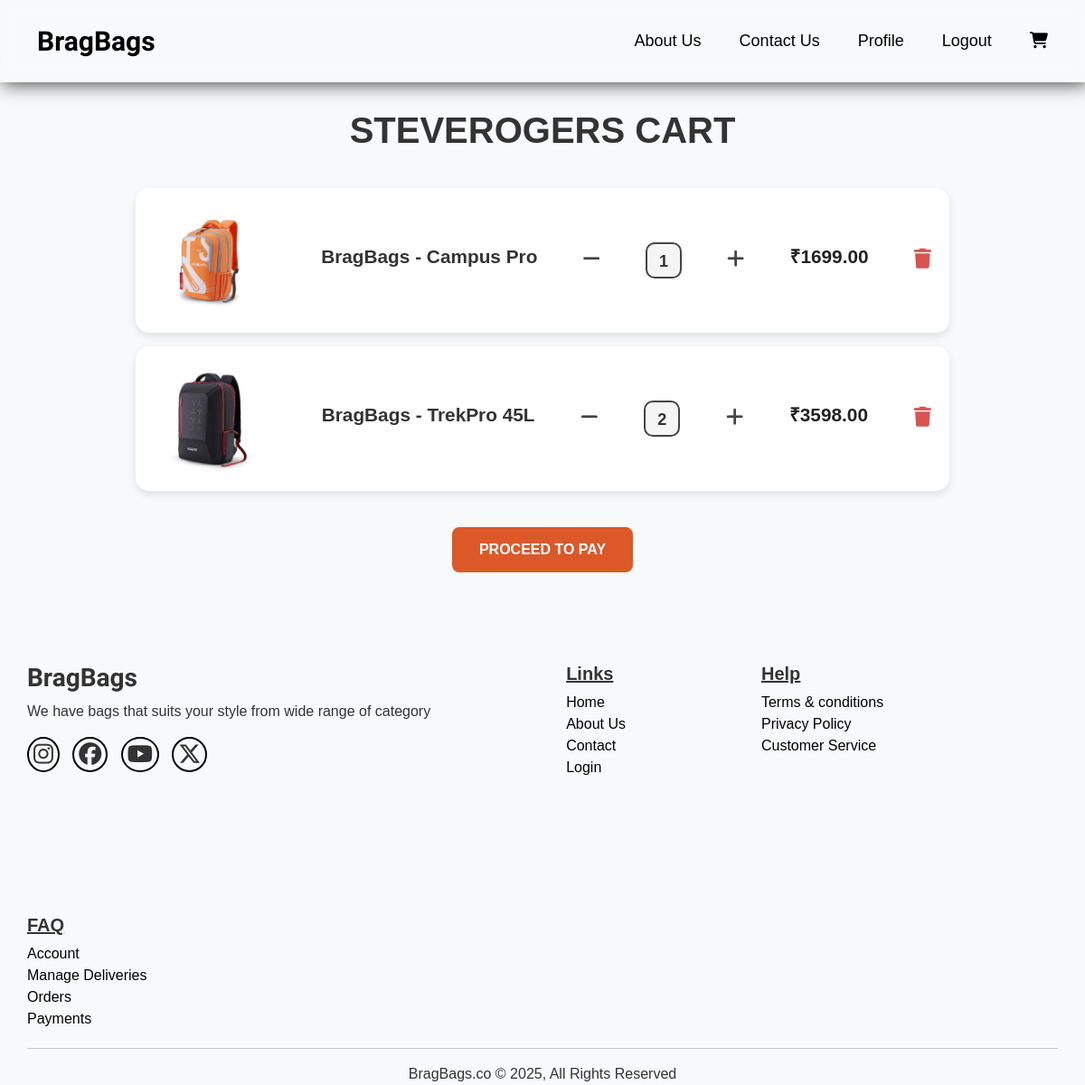
/view_cart/ (signed in), run on an earlier commit of the app's database.
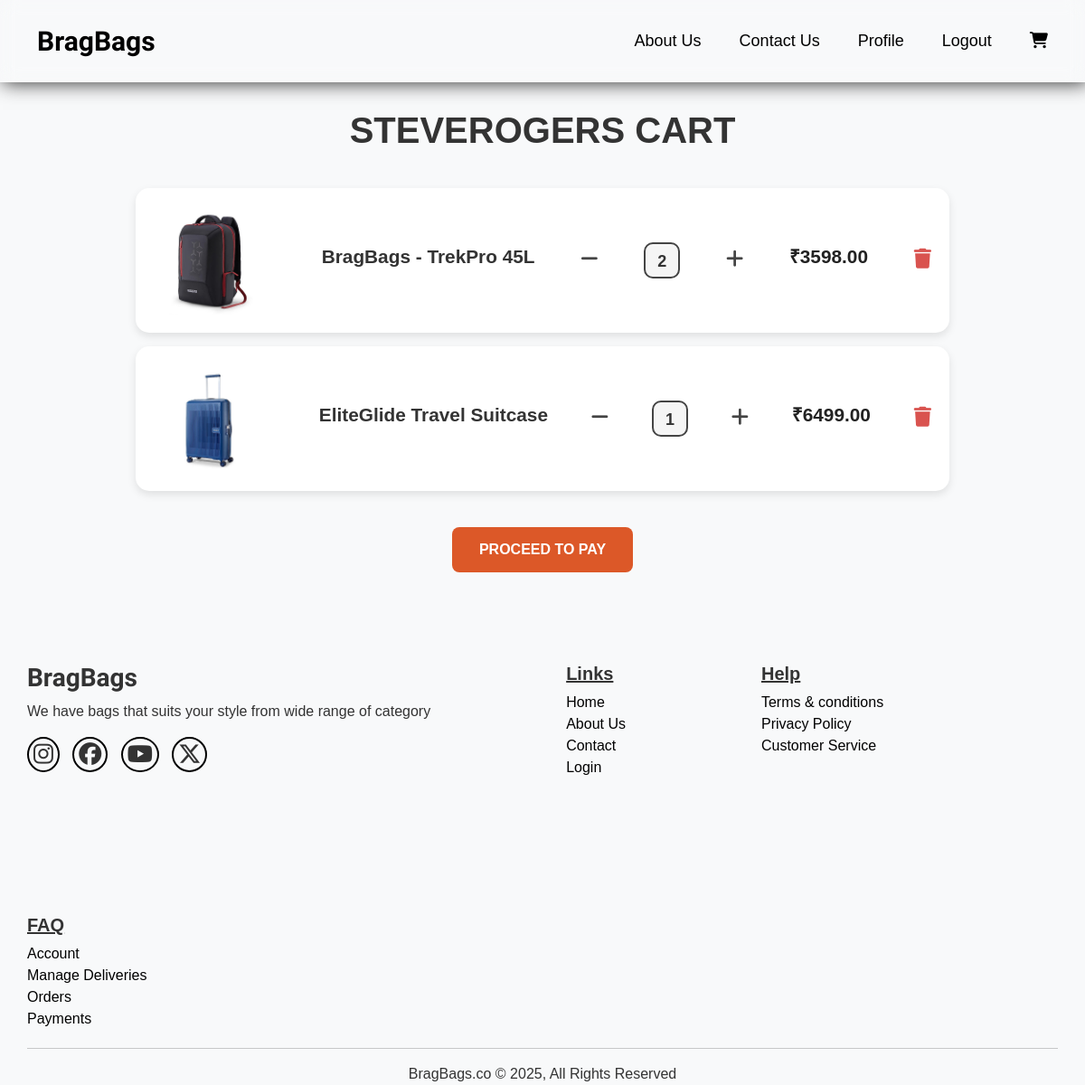
And on a later commit of the database.
### core/models.py (models this page shows, shortened)
class Cart(models.Model):
    user = models.ForeignKey(User, on_delete=models.CASCADE)
    product = models.ForeignKey(Luggage, on_delete=models.CASCADE)
    quantity = models.PositiveIntegerField(default=1)

class Luggage(models.Model):
    CATEGORY_CHOICES = [
        ('SUITCASE', 'Suitcase'),
        ('BAGPACKS', 'Bagpacks'),
        ('DUFFLE', 'Duffle'),
        ('BRIEFCASE','Briefcase')
    ]
    name = models.CharField(max_length=100)
    category = models.CharField(max_length=20, choices=CATEGORY_CHOICES)
    small_description=models.CharField(max_length=300)
    description=models.TextField()
    original_price = models.IntegerField()
    discounted_price = models.IntegerField()
    luggage_image =models.ImageField(upload_to='luggage_images', default="")

### core/views.py (the view)
# urls.py: path('view_cart/', views.view_cart, name='viewcart'),
def view_cart(request):
    if request.user.is_authenticated:
        cart_items = Cart.objects.filter(user=request.user)
        for item in cart_items:               # total price calculation
            item.total_price = item.product.discounted_price * item.quantity
        return render(request, 'core/view_cart.html', {'cart_items': cart_items})
    else:
        return redirect('login')

### core/templates/core/view_cart.html
{% extends "core/base.html" %} {% load static %} {% block content %}
<div class="main">
  <div class="viewcart_title">
    <h1>{{request.user}} Cart</h1>
  </div>
  {% for item in cart_items %}
  <div id="view_box">
    <div class="main-viewbox">
      <div class="viewcart-image">
        <img
          src="{{ item.product.luggage_image.url }}"
          alt="luggae cart image"
        />
      </div>
      <div class="viewcart-name">
        <h3>{{item.product.name}}</h3>
      </div>
      <div class="dec-counter">
        <a href="{% url "del_quantity" item.id %}"><i class="fa-solid fa-minus"></i></a>
      </div>
      <div class="qunatity_item">{{item.quantity}}</div>
      <div class="add-counter">
        <a href="{% url "add_quantity" item.id %}"><i class="fa-solid fa-plus"></i></a>
      </div>
      <div class="viewcart-price">
        <h5><strong>&#8377;{{ item.total_price|floatformat:2 }}</strong></h5>
      </div>
      <div class="delete_icon">
        <a href="{% url "deletecartitem" item.id %}"><i class="fa-solid fa-trash"></i></a>
      </div>
    </div>
  </div>
  {% endfor %}
  <div class="pay-button">
    <a href=""><button class="pay_button">Proceed to Pay</button></a>
  </div>
</div>
{% endblock content %}

What changed in the data, as far as the page shows it:
removed Cart: product.luggage_image (picture), product.name "BragBags - Campus Pro", quantity "1", total_price "1699.00"
added Cart: product.luggage_image (picture), product.name "EliteGlide Travel Suitcase", quantity "1", total_price "6499.00"
